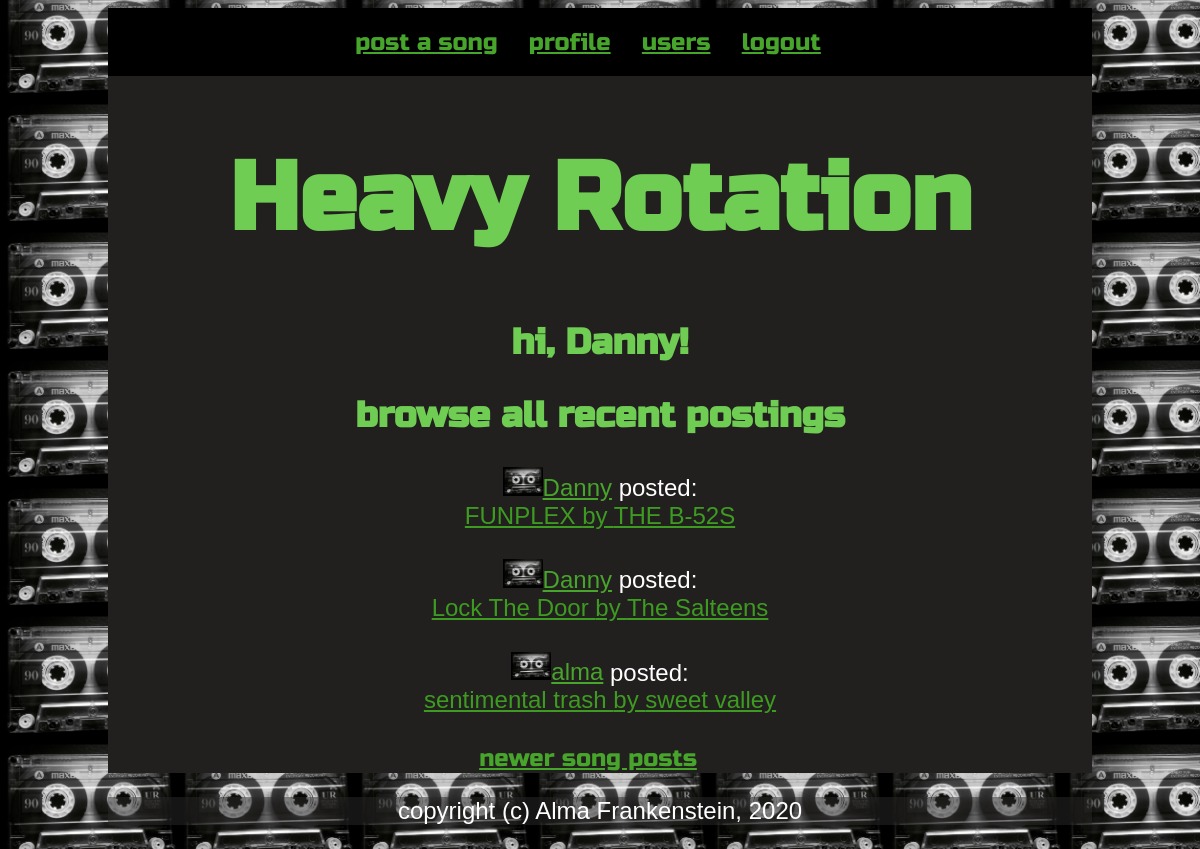
The app's page /browse?page=2 (signed in) with its own data.
### models.py (models this page shows, shortened)
class User(UserMixin, db.Model):
    id = db.Column(db.Integer, primary_key=True)  # Column instance creates field
    username = db.Column(db.String(64), index=True, unique=True)
    password_hash = db.Column(db.String(128))
    songs = db.relationship('Song', backref='contributer', lazy='dynamic')
    about_me = db.Column(db.String(140))
    followed = db.relationship(         # many-to-many
        'User', secondary=followers,    # user being followed (left side following right side)
        primaryjoin=(followers.c.follower_id==id),
        secondaryjoin=(followers.c.followed_id==id),
        backref=db.backref('followers', lazy='dynamic'), lazy='dynamic')

class Song(db.Model):
    id = db.Column(db.Integer, primary_key=True)
    artist_name = db.Column(db.String(140))
    song_name = db.Column(db.String(140))
    song_link = db.Column(db.String(140))
    timestamp = db.Column(db.DateTime, index=True, default=datetime.utcnow)
    user_id = db.Column(db.Integer, db.ForeignKey('user.id'))

### heavy_app.py (the view)
@app.route('/browse')
@login_required
def browse():
    page = request.args.get('page', 1, type=int)
    songs = Song.query.order_by(Song.timestamp.desc()).paginate(page, app.config['SONGS_PER_PAGE'], False)
    next_url = url_for('browse', page=songs.next_num) \
        if songs.has_next else None
    prev_url = url_for('browse', page=songs.prev_num) \
        if songs.has_prev else None
    return render_template('browse.html', songs=songs.items, next_url=next_url, prev_url=prev_url)

### models.py (called while the page is built)
@login.user_loader
def load_user(id):
    return User.query.get(int(id))

### templates/browse.html (shortened to what this page needs)
{% extends "base.html" %}
{% block content %}
<div class="header">
  <a class="link" href="{{ url_for('index') }}">post a song</a>
  <a class="link" href="{{ url_for('user', username=current_user.username) }}">profile</a>
  <a class="link" href="{{ url_for('see_users') }}">users</a>
  <a class="link" href="{{ url_for('logout') }}">logout</a>
</div>
<h1>Heavy Rotation</h2>
<h2>hi, {{ current_user.username }}!</h3>
<h2>browse all recent postings</h2>
{% if songs %}
{% for song in songs %}
{% include '_song.html' %}
{% endfor %}
{% else %}
<h3>no songs posted yet</h3>
{% endif %}
{% if prev_url %}
<a class="link" id="pag_url" href="{{ prev_url }}">newer song posts</a>
{% endif %}
{% endblock %}

### templates/_song.html
<div class="singleSong">
    <a style="color: rgb(72, 165, 44);" href="{{ url_for('user', username=song.contributer.username) }}">
    <img src="../static/cassette.jpg" width="40">{{ song.contributer.username }}</a>
    posted: <br>
    {% if song.song_link  %}
    <a style="color: rgb(62, 155, 34);" href="{{ song.song_link }}" target="blank">
        {{ song.song_name }} by {{ song.artist_name }}</a>
    {% else %}
    {{ song.song_name }} by {{ song.artist_name }}
    {% endif %}
    <br>
</div>

### templates/base.html (style rules this page uses)
body { color: rgb(112, 205, 84); text-align: center; font-family: Arial, Helvetica, sans-serif; font-size: x-large; margin-left: 9%; margin-right: 9%; background-color: #222222; background: repeating-linear-gradient(45deg, #555454 0%, #464545 10%, #494848 0%, #414040 50%) 0 / 15px 15px; background-image: url(../static/cassette.jpg); background-size: 177px 128px; }
.link { padding-right: 1em; color: rgb(72, 165, 44); text-align: center; }
#pag_url { color: rgb(72, 165, 44); text-align: center; font-family: 'Russo One'; }
.header { background-color: black; padding-top: 2%; padding-bottom: 2%; font-family: 'Russo One'; }
.singleSong { text-align: center; padding-bottom: 3%; color: white; }
h2 { font-family: 'Russo One'; }
h1 { color: rgb(112, 205, 84); font-family: 'Russo One', Arial, Helvetica, sans-serif; font-size: 4em; text-decoration: none; -webkit-transition: all 0.5s; -moz-transition: all 0.5s; transition: all 0.5s; -webkit-animation: neon1 1s ease-in-out infinite alternate; -moz-animation: neon1 1s ease-in-out infinite alternate; animation: neon1 1s ease-in-out infinite alternate; }

### records on screen
User: username "Danny"
Song: contributer.username "Danny", song_name "FUNPLEX", artist_name "THE B-52S"
Song: contributer.username "Danny", song_name "Lock The Door", artist_name "The Salteens"
Song: contributer.username "alma", song_name "sentimental trash", artist_name "sweet valley"
